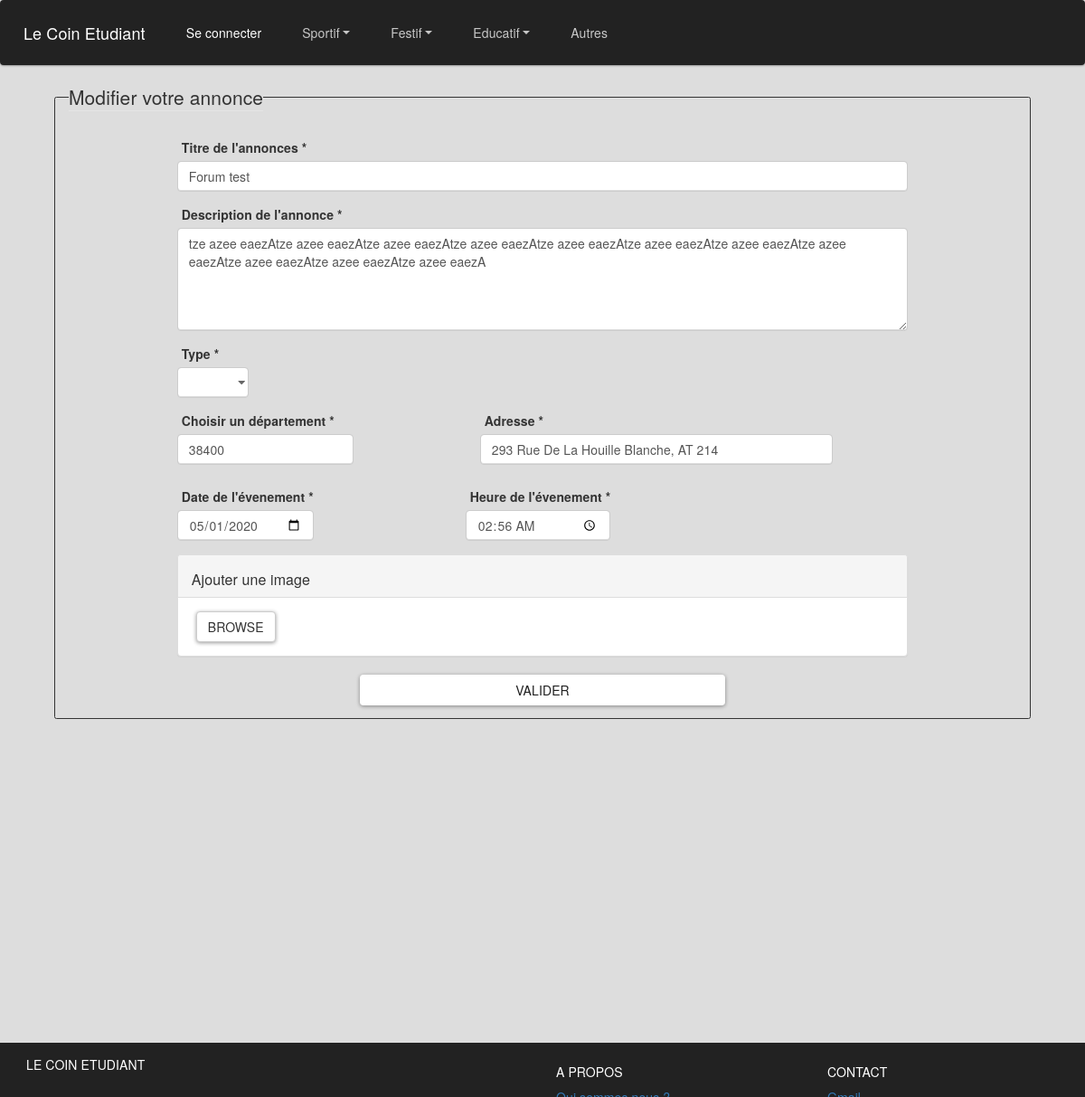
Screenshot of /controleur/ModifAnnonce.ctrl.php?id=7 with the database file from the repository.
### tables this page shows
CREATE TABLE "annonce" (
	"id"	INTEGER,
	"idClient"	INTEGER,
	"type"	TEXT,
	"categorie"	TEXT,
	"sousCategorie"	TEXT,
	"titre"	TEXT,
	"contenu"	TEXT,
	"adresse"	TEXT,
	"nbParticipant"	INTEGER,
	"nbInteresse"	INTEGER,
	"departement"	TEXT,
	"datePrevu"	TEXT,
	"heurePrevu"	TEXT,
	"dateHeure"	TEXT,
	PRIMARY KEY("id"),
	FOREIGN KEY("idClient") REFERENCES "client"("id"),
	FOREIGN KEY("categorie") REFERENCES "categorie"("id")
);

### controleur/ModifAnnonce.ctrl.php (called while the page is built, shortened)
<?php
include_once("../modele/DAO.class.php");
$annonce = $dao->getAnnonceById($_GET["id"]);
$format_basique = $annonce->datePrevu;
$Date = date("Y-m-d", strtotime($format_basique));
include('../vue/ModifAnnonceview.php');
?>

### modele/DAO.class.php (called while the page is built, shortened)
<?php
class DAO
{
  private $db;
  function __construct()
  {
    try {
      $this->db = new PDO('sqlite:../modele/data/data.db');
    } catch (Exception $e) {
      die("erreur de connexion:".$e->getMessage());
    }
  }
  function getAnnonceById(int $id): Annonce{
    $requ="SELECT * FROM annonce WHERE id='$id'";
    $res = $this->db->query($requ);
    $result = $res->fetchAll(PDO::FETCH_CLASS|PDO::FETCH_PROPS_LATE, "Annonce");
    return $result[0];
  }
}
$dao = new DAO();
?>

### vue/ModifAnnonceview.php (the view, shortened to what this page needs)
<!DOCTYPE html>
<html lang="en" dir="ltr">
<head>
  <link rel="stylesheet" href="../vue/css/bootstrap.min.css">
  <link rel="stylesheet" href="../vue/css/Annoncesview.css">
  <link rel="stylesheet" href="../vue/css/AjoutAnnonceview.css">
  <link rel="stylesheet" href="../vue/css/Header.css">
  <link rel="stylesheet" href='../vue/css/jquery.flipster.css'>
  <link rel="stylesheet" href="../vue/css/bootstrap-imageupload.css">
  <link href="https://maxcdn.bootstrapcdn.com/bootstrap/3.3.7/css/bootstrap.min.css" rel="stylesheet">
</head>
<body>
  <header>
    <?php include('header.php') ?>
  </header>
  <body>
    <fieldset class="container border-10 rounded" style="width:90%;margin-bottom:7em;">
      <legend  class="w-auto">Modifier votre annonce</legend>
      <form class="container" style="width:80%; margin-top:10px" action="../controleur/ModifAnnonce.ctrl.php?id=<?=$annonce->id?>" method="POST" enctype="multipart/form-data" >
        <div class="justify-content-center">
          <div class="form-group">
            <label for="titreAnnonce">Titre de l'annonces *</label>
            <input type="text" class="form-control" name="titre" id="titreAnnonce" placeholder="Saisissez un titre clair pour votre annonce." maxlength="60" value="<?= $annonce->titre ?>" required>
          </div>
          <div class="form-group">
            <label for="descriptionTextArea">Description de l'annonce * </label>
            <textarea class="form-control" name="contenu" id="descritionAnnonce" rows="5" placeholder="Saississez une description précise afin de mettre en valeur votre annonce." minlength="10" maxlength="500" required><?= $annonce->contenu ?> </textarea>
          </div>
          <div class="row">
            <div class="form-group" style="margin-left:15px;margin-right:30px;">
              <label for="type">Type *</label>
              <select class="form-control" id="categorieAnnonce" name="type" onChange="checkInputSelectedType(this);" style="width:150%;" required>
                <option value=""></option>
                <option value="<?=$annonce->type?>"> <?= ucfirst($annonce->type) ?> </option>
              </select>
            </div>
          </div>
          <div class="row">
            <div class="form-group" style="margin-right:10em; margin-left:15px;">
              <label for="DepartementInput"> Choisir un département * </label>
              <div class="autocomplete">
                <input type="text" class="form-control inputFiltre" id="myInput" name="departement" value="<?= $annonce->departement ?>" autocomplete="off" placeholder="Commencer à écrire pour avoir des propositions" required maxlength="35">
              </div>
            </div>
            <div class="form-group">
              <label for="DepartementInput"> Adresse * </label>
              <input type="text" class="form-control" name="adresse" value="<?=$annonce->adresse?>" placeholder="Saisissez l'adresse de l'évenement" style="width:200%;" required>
            </div>
          </div>
          <div class="row">
            <div class="form-group" style="margin-right:12em; margin-left:15px;">
              <label for="date-input"> Date de l'évenement *</label>
              <input class="form-control" type="date" name="datePrevu" value="<?=$Date?>" required>
            </div>
            <div class="form-group">
              <label for="heure-input"> Heure de l'évenement *</label>
              <input class="form-control" type="time" name="heurePrevu" value="<?=$annonce->heurePrevu?>" required>
            </div>
          </div>
          <div class="imageupload panel panel-default">
            <div class="panel-heading clearfix">
              <h3 class="panel-title pull-left">Ajouter une image</h3>
            </div>
            <div class="file-tab panel-body">
              <label class="btn btn-default btn-file">
                <span>Browse</span>
              </label>
            </div>
          </div>
          <div class="text-center" style="margin-bottom:1em;">
            <button class="btn btn-light" style="width:50%;" name="updatesubmit" type="submit" id="contact-submit" value"submit">Valider</button>
          </div>
        </form>
      </fieldset>
    </body>
    <footer class="footer">
      <?php include('footer.php') ?>
    </footer>
  </body>
  </html>

### vue/css/Annoncesview.css (style rules this page uses)
html body { background-color: #DDDDDD; }
label { margin-left: 5px; }
.autocomplete { position: relative; padding-bottom: 10px; }

### vue/css/AjoutAnnonceview.css (style rules this page uses)
html body { background-color: #DDDDDD; }
.border-10 { border-style:solid; border-width: 1px; }
.autocomplete { position: relative; padding-bottom: 10px; }

### vue/css/Header.css (style rules this page uses)
.form-control { border: 1px solid lightgrey; border-radius: 5px; }

### vue/footer.php (style rules this page uses)
footer { background-color: #222; color: #FFF; }
html { position: relative; min-height: 100%; }
.footer { position: absolute; bottom: 0; width: 100%; height: 60px; background: #000000; color: #FFFFFF; }

### rows the page displays
annonce: titre "Forum test", contenu "tze azee eaezAtze azee eaezAtze azee eaezAtze azee eaezAtze azee eaezAtze azee eaezAtze azee eaezAtze azee eaezAtze azee eaezAtze azee eaezAtze azee eaezA", departement "38400", adresse "293 Rue De La Houille Blanche, AT 214", datePrevu "05/01/2020", heurePrevu "02:56"
